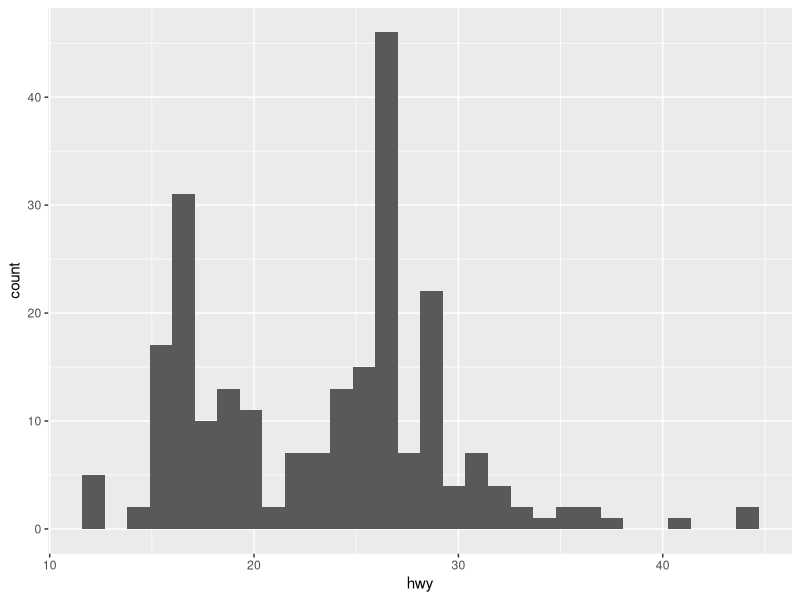
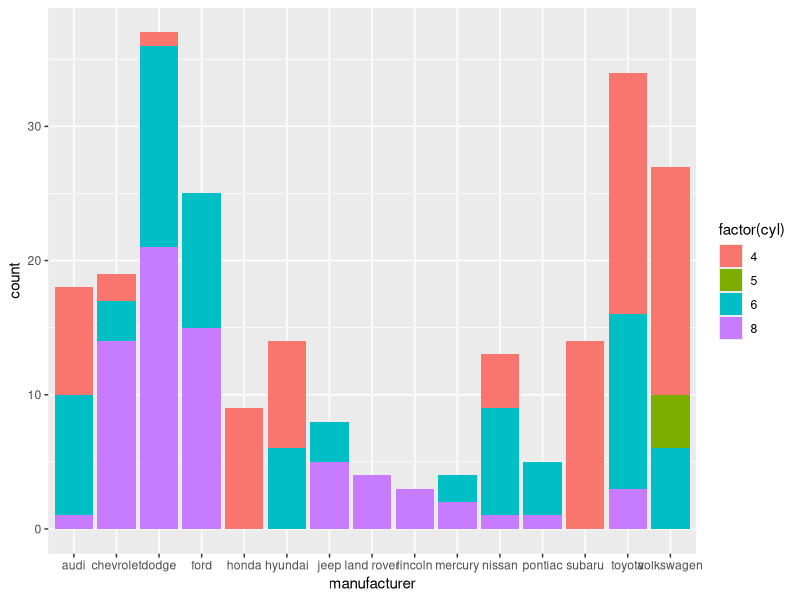
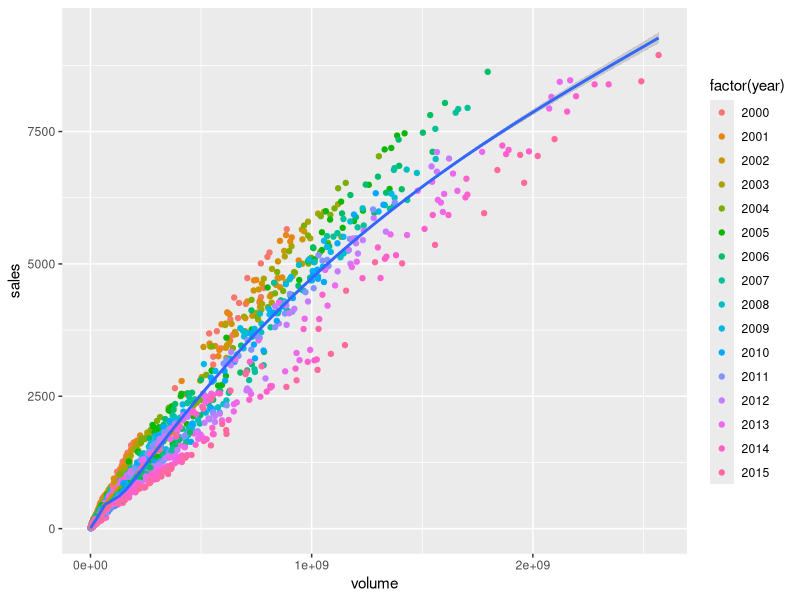

Recreate these plots in R, in order.
library(ggplot2)
library(ggthemes)
head(mpg)
df <- data.frame(mpg)
# 1. Histogram of hwy mpg values:
ggplot(data = df, aes(x=hwy)) + geom_histogram()
# 2. Barplot of car counts per manufacturer with color fill defined 
#    by cyl count
ggplot(data = df, aes(x = manufacturer, fill = factor(cyl))) + geom_bar()

head(txhousing)
df <- data.frame(txhousing)
# 3. Create a scatterplot of volume versus sales. Afterwards play 
#    around with alpha and color arguments to clarify information.
pl <- ggplot(df, aes(x = volume, y = sales)) + geom_point(aes(color=factor(year)))
# 4. Add a smooth fit line to the scatterplot from above. 
#    Hint: You may need to look up geom_smooth()
pl + geom_smooth()

